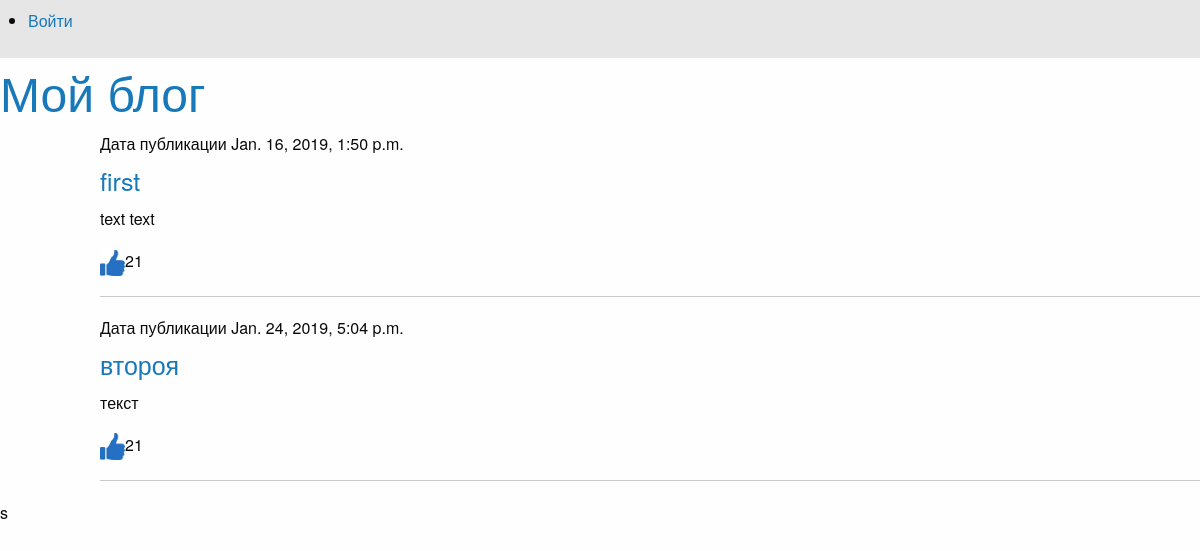
Screenshot of /basicview/articles/all/ with the database file from the repository.
### article/models.py (models this page shows)
class Article(models.Model):
    class Meta():
        db_table = "article"
    article_title = models.CharField(max_length = 200)
    article_text = models.TextField()
    article_date = models.DateTimeField()
    article_likes = models.IntegerField(default=0)

### article/views.py (the view)
# urls.py: url(r'^articles/get/(?P<article_id>\d+)/$', views.article, name='article'),
def articles(request, page_number=1):
    all_articles = Article.objects.all()
    current_page = Paginator(all_articles, 2)
    return render_to_response('articles.html', {'articles': current_page.page(page_number), 'username': auth.get_user(request).username})

### article/templates/articles.html
{% extends "main.html" %}
{% load staticfiles %}
{% block article %}
    <div class="large-offset-1 large-8 columns">
{% for article in articles %}
    <h6>Дата публикации {{ article.article_date }}</h6>
    <h4><a href="/articles/get/{{ article.id }}">{{ article.article_title }}</a></h4>
    <p>{{ article.article_text }}</p>
    <p><a href="/articles/addlike/{{ article.id }}"><img src="{% static "images.jpeg" %}" width="25" height="25" ></a>{{ article.article_likes }}</p>
    <hr>
{% endfor %}
    </div>
{% endblock %}

### rows the page displays
Article: article_date "Jan. 16, 2019, 1:50 p.m.", article_title "first", article_text "text text", article_likes "21"
Article: article_date "Jan. 24, 2019, 5:04 p.m.", article_title "второя", article_text "текст", article_likes "21"
